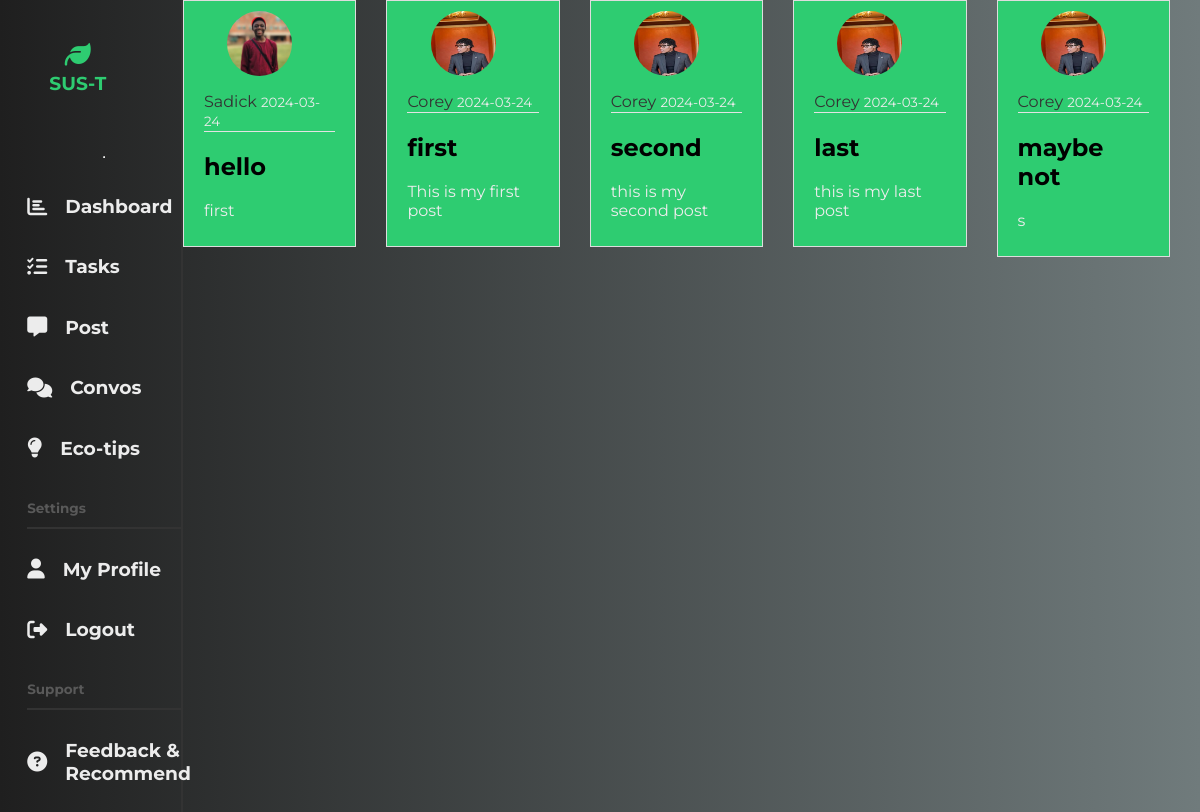
Page /convo on the earlier database version.
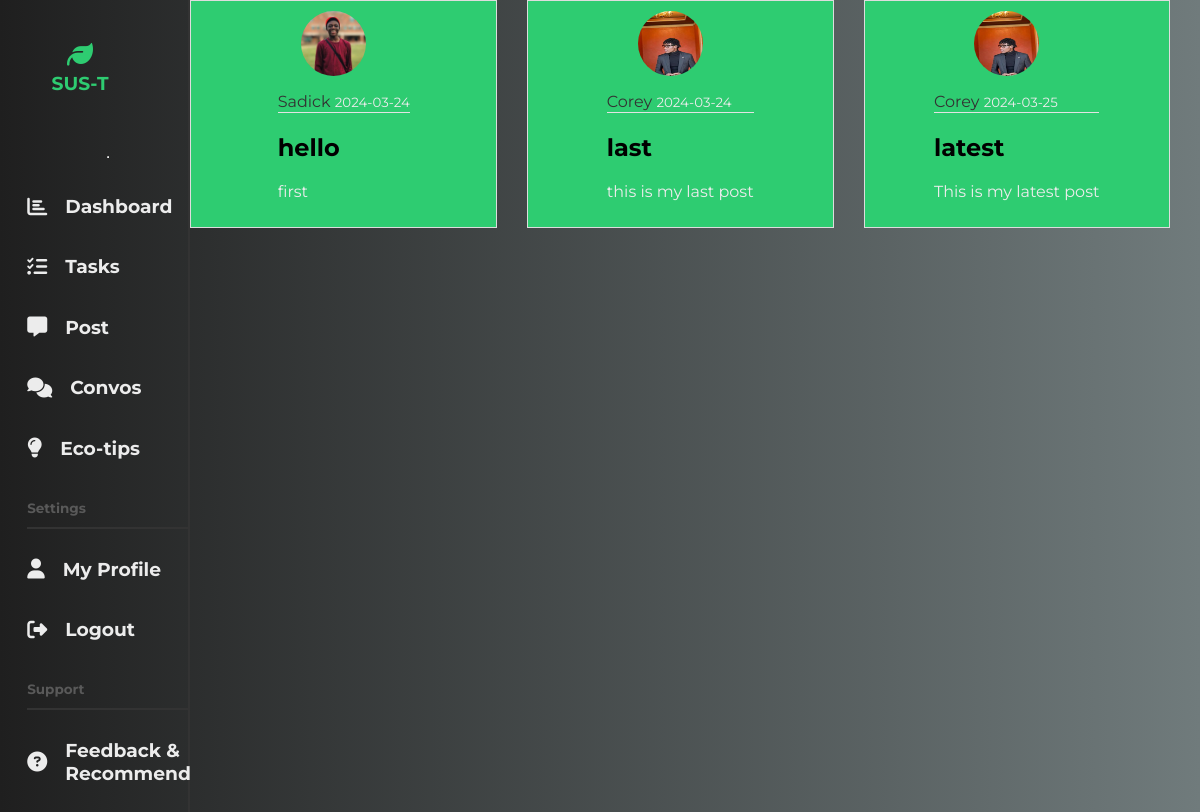
Same page on the later database version.
### flaskapp/models.py (models this page shows, shortened)
class Post(db.Model):
    id = db.Column(db.Integer, primary_key=True)
    title = db.Column(db.String(100), nullable=False)
    date_posted = db.Column(db.DateTime, nullable=False, default=datetime.utcnow)
    content = db.Column(db.Text, nullable=False)
    user_id = db.Column(db.Integer, db.ForeignKey('user.id'), nullable=False)

class User(db.Model, UserMixin):
    id = db.Column(db.Integer, primary_key=True)
    username = db.Column(db.String(20), unique=True, nullable=False)
    email = db.Column(db.String(120), unique=True, nullable=False)
    image_file = db.Column(db.String(20), nullable=False,
                           default='default.jpg')
    password = db.Column(db.String(60), nullable=False)
    tasks = db.relationship('Task', backref='creator', lazy=True)
    posts = db.relationship('Post', backref='author', lazy=True)

### flaskapp/routes.py (the view)
@app.route("/convo")
def convo():
    posts = Post.query.all()
    return render_template('convo.html', posts=posts)

### flaskapp/Templates/convo.html (shortened to what this page needs)
{% extends "layout.html" %}
{% block mainheader %}
{% for post in posts %}
        <article class="media content-section">
          <div class="rounded-image">
            <img class="article-img" src="{{ url_for('static', filename='images/' + post.author.image_file) }}">
          </div>
          <div class="media-body">
            <div class="article-metadata">
              <a class="mr-2" href="#">{{ post.author.username }}</a>
              <small class="text-muted">{{ post.date_posted.strftime('%Y-%m-%d') }}</small>
            </div>
            <h2><a class="article-title" href="{{ url_for('post', post_id=post.id) }}">{{ post.title }}</a></h2>
            <p class="article-content">{{ post.content }}</p>
          </div>
        </article>
    {% endfor %}
{% endblock mainheader %}

### flaskapp/Templates/layout.html (shortened to what this page needs)
<!DOCTYPE html>
<html lang="en">
  <head>
    <link rel="stylesheet" href="{{ url_for('static', filename='styles/calendar.css') }}">
    <link
      rel="stylesheet"
      href="{{ url_for('static', filename='styles/profile.css') }}"
    />
    <link
      rel="stylesheet"
      href="{{ url_for('static', filename='styles/dashboard.css') }}"
    />
    <link
      rel="stylesheet"
      href="{{ url_for('static', filename='styles/convo.css') }}"
    />
    <link
      rel="stylesheet"
      href="{{ url_for('static', filename='styles/tasks.css') }}"
    />
    <link
      rel="stylesheet"
      href="{{ url_for('static', filename='styles/update.css') }}"
    />
    <link
      rel="stylesheet"
      href="{{ url_for('static', filename='styles/support.css') }}"
    />
    <link
      rel="stylesheet"
      href="https://cdnjs.cloudflare.com/ajax/libs/font-awesome/6.4.2/css/all.min.css"
    />
  </head>
  <body>
    <main>
      <section class="navbar">
        <div class="logo">
          <a class="{% if active_page == 'dashboard' %}active{% endif %}" href="{{ url_for('dashboard') }}">
            <i class="fa-solid fa-leaf"></i>
            <h3>SUS-T</h3>
          </a>
        </div>
        <div class="nav-content">
          <div class="nav-sect">
          <hr>
            <div class="nav-select">
              <div class="select">
                <a class="{% if active_page == 'dashboard' %}active{% endif %}" href="{{ url_for('dashboard') }}">
                  <i class="fa-solid fa-chart-bar"></i>
                  <h3>Dashboard</h3>
                </a>
              </div>
              <div class="select">
                <a class="{% if active_page == 'tasks' %}active{% endif %}" href="{{ url_for('tasks') }}">
                  <i class="fa-solid fa-list-check"></i>
                  <h3>Tasks</h3>
                </a>
              </div>
              <div class="select">
                <a class="{% if active_page == 'create_post' %}active{% endif %}" href="{{ url_for('new_post') }}">
                  <i class="fa-solid fa-comment-alt"></i>
                  <h3>Post</h3>
                </a>
                <div class="select">
                  <a class="{% if active_page == 'convo' %}active{% endif %}" href="{{ url_for('convo') }}">
                    <i class="fa-solid fa-comments"></i>
                    <h3>Convos</h3>
                  </a>
              </div>
              <div class="select">
                <a href="">
                  <i class="fa-solid fa-lightbulb"></i>
                  <h3>Eco-tips</h3>
                </a>
              </div>
            </div>
          </div>
          <div class="nav-sect">
            <div class="title">
              <h2>Settings</h2>
            </div>
            <div class="nav-select">
              <div class="select">
                <a class="{% if active_page == 'profile' %}active{% endif %}" href="{{ url_for('profile') }}">
                  <i class="fa-solid fa-user"></i>
                  <h3>My Profile</h3>
                </a>
              </div>
              <div class="select">
                <a href="{{ url_for('logout') }}">
                  <i class="fa-solid fa-right-from-bracket"></i>
                  <h3>Logout</h3>
                </a>
              </div>
            </div>
          </div>
          <div class="nav-sect">
            <div class="title">
              <h2>Support</h2>
            </div>
            <div class="nav-select">
              <div class="select">
                <a
               class="{% if active_page == 'support' %}active{% endif %}" href="{{ url_for('support') }}">
                  <i class="fa-solid fa-circle-question"></i>
                  <h3>Feedback & Recommend</h3>
                </a>
              </div>
            </div>
          </div>
        </div>
      </section>
      {% block mainheader %} {% endblock mainheader %}
    </main>
  </body>
</html>

### flaskapp/static/styles/profile.css (style rules this page uses)
* { font-family: "Montserrat", sans-serif; }
body { margin: 0; padding: 0; color: #ececec; background: #1f1f1f; }
main { display: flex; width: 100%; height: 100%; padding: 0; }
main a { text-decoration: none; width: 70%; margin: 0; padding: 0; color: #333; }
.navbar { display: flex; flex-direction: column; width: 16%; padding: 40px; padding-top: 10px; padding-left: 1.6%; border-right: 2px solid #333; height: 100vh; padding-right: 0; }
.navbar a { display: flex; flex-direction: row; align-items: center; color: #ececec; }
.logo { width: 60%; height: 15%; display: flex; justify-content: center; align-items: center; justify-self: center; margin-left: 10px; border-radius: 20px; margin-bottom: 5px; }
.logo a { display: flex; flex-direction: column; justify-content: center; align-items: center; color: #2ECC71; }
.logo i { font-size: 26px; margin: 2px; color: #2ECC71; }
.logo h3 { margin: 2px; }
.nav-content { height: 87%; display: flex; flex-direction: column; justify-content: space-around; border-radius: 20px; padding-left: 8px; margin-top: 0; }
.nav-sect { margin-top: 10px; display: flex; flex-direction: column; justify-content: space-between; }
.title { border-bottom: 2px solid #333; font-size: 9px; color: #595959; }
.nav-select { margin-top: 10px; }
.select a { display: flex; align-items: center; padding: 0; margin: 0; width: 100%; }
.select i { margin-right: 8px; font-size: 20px; }
.select h3 { position: relative; left: 10px; }

### flaskapp/static/styles/dashboard.css (style rules this page uses)
* { font-family: "Montserrat", sans-serif; }
body { margin: 0; padding: 0; color: #ececec; background: #1f1f1f; }
main { display: flex; width: 100%; height: 100%; padding: 0; }

### flaskapp/static/styles/convo.css (style rules this page uses)
body { background: #2ECC71; color: black; margin-top: 5rem; }
.content-section { background: #2ECC71; padding: 10px 20px; border: 1px solid #dddddd; width: 25%; height: 100%; display: flex; flex-direction: column; align-items: center; justify-content: space-evenly; margin-right: 30px; }
.article-title { color: black; }
.article-content { white-space: pre-line; }
.article-img { height: 65px; width: 65px; border-radius: 50%; margin-right: 16px; }
.article-metadata { padding-bottom: 1px; margin-bottom: 4px; border-bottom: 1px solid #e3e3e3 }
.rounded-image { height: 65px; width: 65px; margin-right: 20px; margin-bottom: 16px; }

### flaskapp/static/styles/tasks.css (style rules this page uses)
* { font-family: "Montserrat", sans-serif; }
body { margin: 0; padding: 0; color: #ececec; background: linear-gradient(to left, #707B7C , #1f1f1f ); }
main { display: flex; width: 100%; height: 100%; padding: 0; }

Differences in the rows shown:
removed Post: image_file (picture), author.username "Corey", date_posted "2024-03-24", title "first", content "This is my first post"
removed Post: image_file (picture), author.username "Corey", date_posted "2024-03-24", title "second", content "this is my second post"
changed Post: date_posted "2024-03-24" → "2024-03-25"; title "maybe not" → "latest"; content "s" → "This is my latest post"
